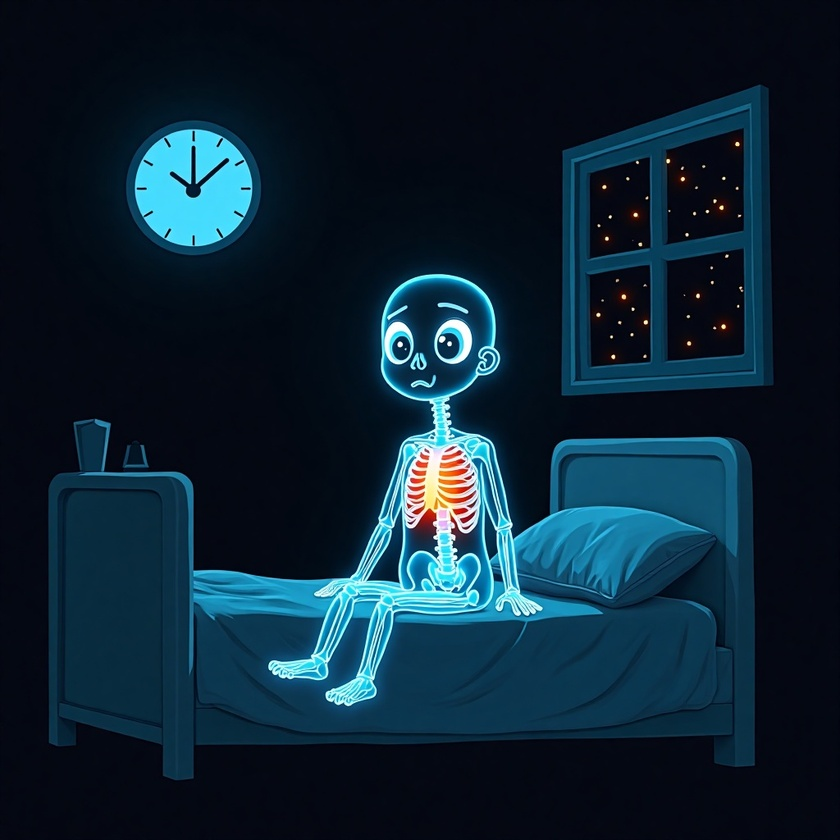
#> input picture body_channel/episodes/ep01/img/h01.jpg, 840 x 840 px, shrunk from 1024 x 1024 before the run
$ python -i layers.py   (imports and definitions only)
#> lines starting #> are read from the running program, lines starting #| are printed output that depends on the picture; after the words box and inside, x2 and y2 are one past the last pixel; in counts of white or black regions, pixels touching at a corner belong together
#> further down, picture is the input picture: PIL image 840x840 RGB; mean R, G, B 12.4, 35.8, 51.4
"""Split a flat scene (white background) into movable element layers (RGBA cut-outs).
Transparent = backdrop connected to the image border (light shadows included); everything enclosed
by outlines (white heads too) stays opaque."""
import numpy as np
from PIL import Image
from scipy import ndimage

def split(im, tol=100, join=6, min_area=150):
#> called with tol = 100, join = 6, min_area = 150
    a = np.asarray(im.convert("RGB")).astype(np.int16)
    near_white = (255 - a).sum(2) <= tol
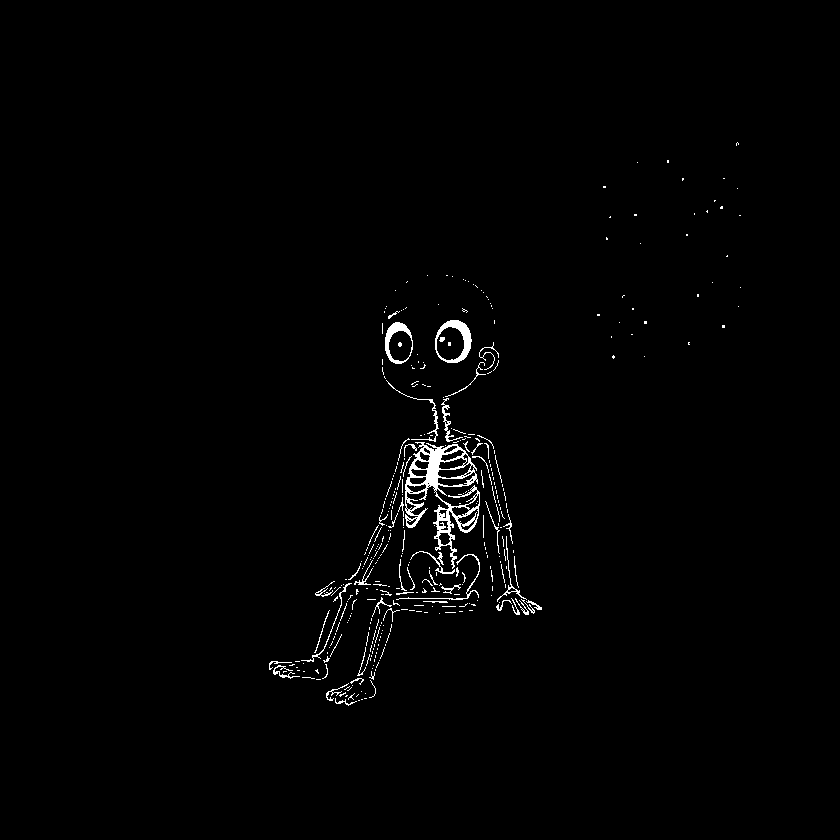
#> near_white: shape (840, 840) bool; 1.1% white in thin lines or dots, all inside (x1, y1, x2, y2) = (269, 142, 741, 706)
    lab, _ = ndimage.label(near_white)
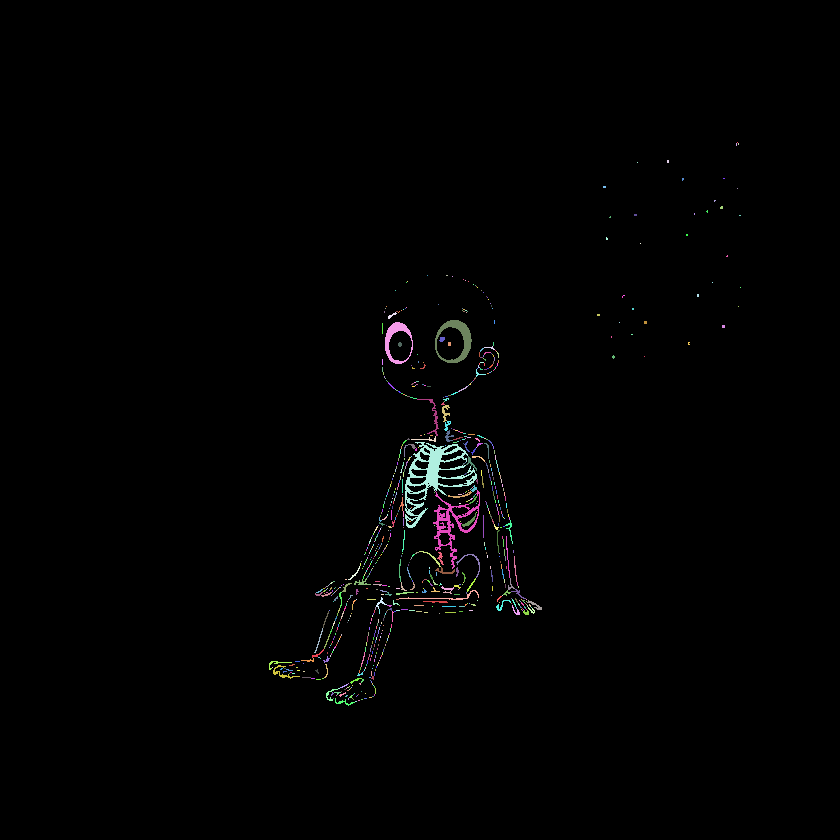
#> lab: shape (840, 840) int32; 856 distinct labels, from 0 to 855; one colour per label, 0 black
    border = set(np.unique(np.concatenate([lab[0], lab[-1], lab[:, 0], lab[:, -1]])).tolist()) - {0}
#> border = 0 items
    ink = ~np.isin(lab, list(border))
#> ink: shape (840, 840) bool; every value is 1
    ink = ndimage.binary_opening(ink, iterations=1)           # drop specks
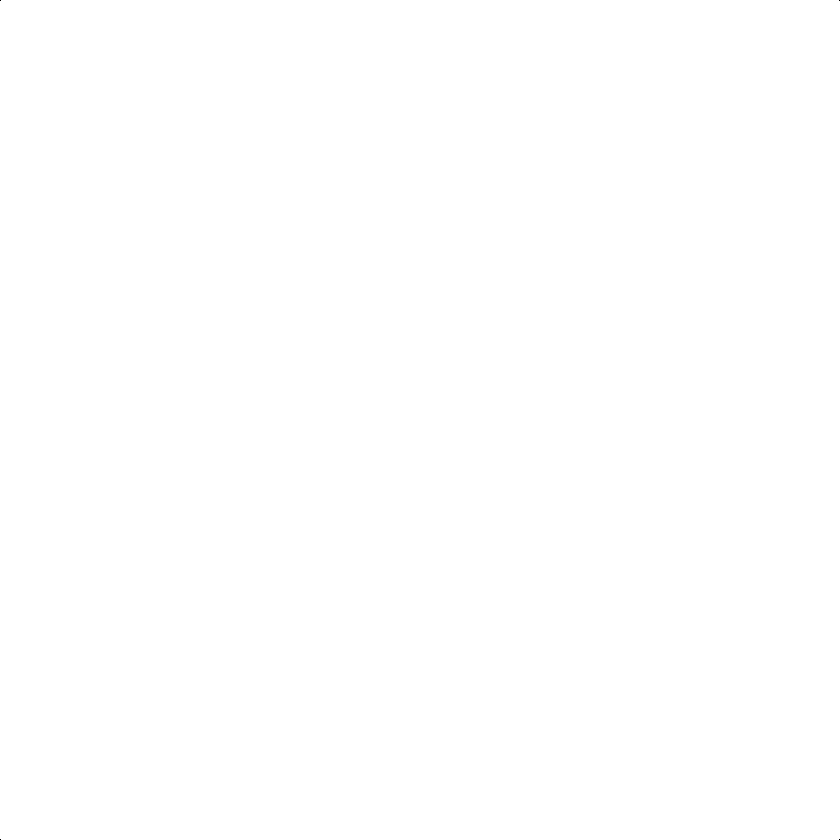
#> ink: shape (840, 840) bool; 100% white; black in thin lines or dots
    # close small gaps in thin outlines, then fill enclosed areas (white heads) so they stay opaque
    closed = ndimage.binary_closing(np.pad(ink, 6), iterations=5)[6:-6, 6:-6]
    ink = ndimage.binary_fill_holes(closed | ink)
    joined = ndimage.binary_dilation(ink, iterations=join)
    glab, _ = ndimage.label(joined)
#> glab: shape (840, 840) int32; every value is 1
    soft = ndimage.gaussian_filter(ink.astype(np.float32), 0.8)
    els = []
    for i, sl in enumerate(ndimage.find_objects(glab), 1):
        comp = glab[sl] == i
        area = int((ink[sl] & comp).sum())
        if area < min_area: continue
        alpha = soft[sl] * comp
        rgba = np.dstack([a[sl], alpha * 255]).clip(0, 255).astype(np.uint8)
        y0, x0 = sl[0].start, sl[1].start
        els.append(dict(img=Image.fromarray(rgba, "RGBA"), x=x0, y=y0,
                        w=sl[1].stop - x0, h=sl[0].stop - y0, area=area))
#> this loop made 1 pass
#> (i, area, y0, x0) on pass 1: (1, 705596, 0, 0)
#> after the loop, els = 1 item
    els.sort(key=lambda e: -e["area"])
    return els

>>> from PIL import Image
>>> picture = Image.open('../../body_channel/episodes/ep01/img/h01.jpg')
>>> result = split(picture)
#> result = 1 item

$ run again, on body_channel/episodes/ep01/img/h03.jpg
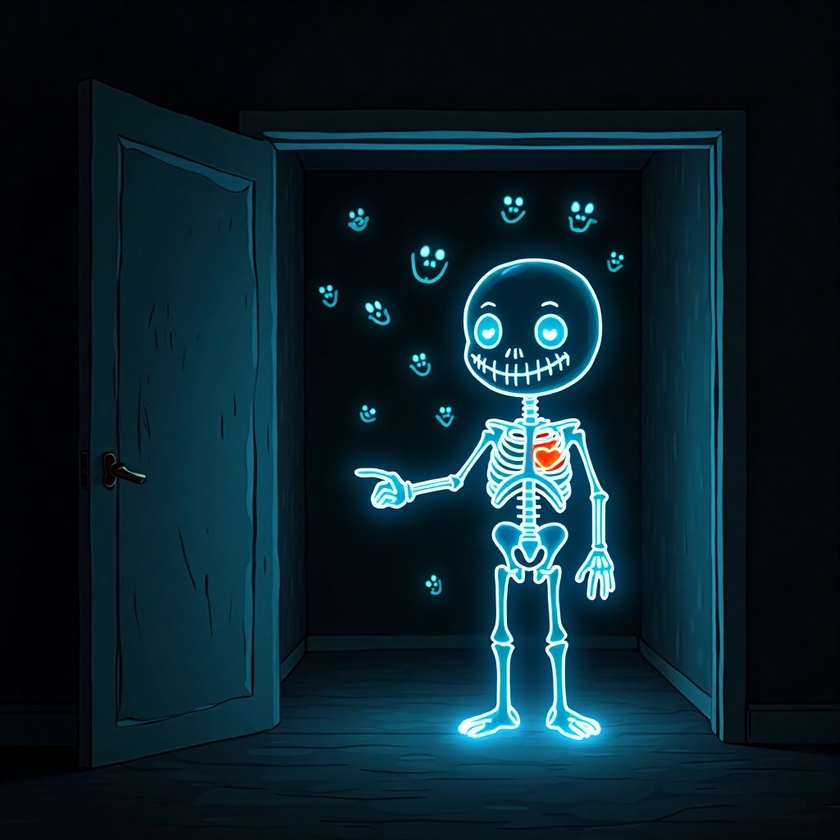
#> input picture body_channel/episodes/ep01/img/h03.jpg, 840 x 840 px, shrunk from 1024 x 1024 before the run
#> picture is the input picture: PIL image 840x840 RGB; mean R, G, B 11.2, 34.2, 44.1
#> in split, `near_white = (255 - a).sum(2) <= tol`:
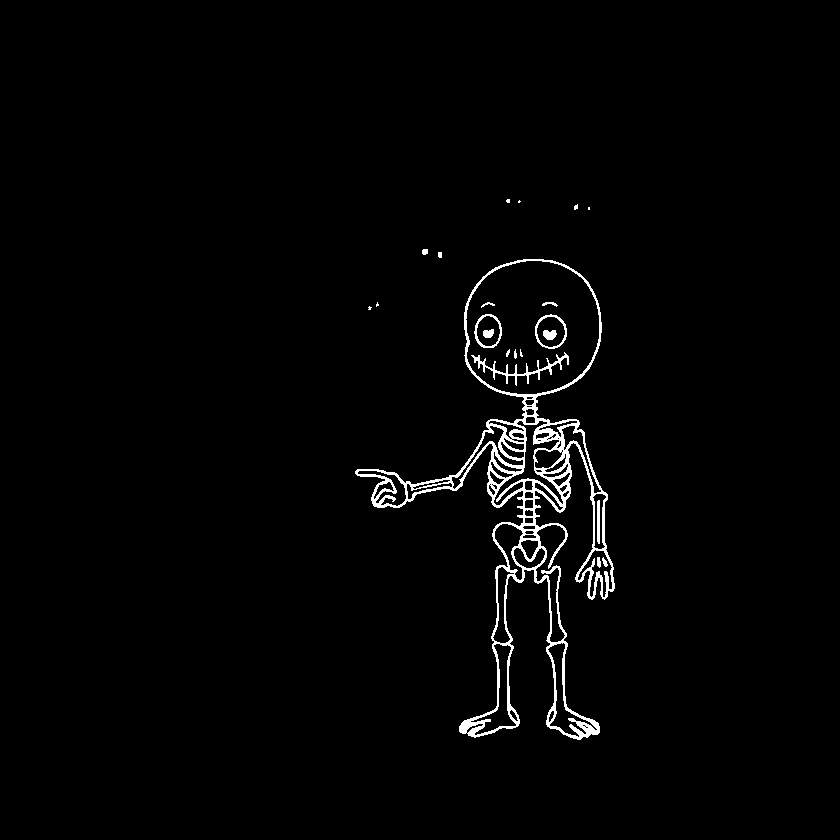
#> near_white: shape (840, 840) bool; 1.8% white in thin lines or dots, all inside (x1, y1, x2, y2) = (355, 199, 615, 740)
#> in split, `lab, _ = ndimage.label(near_white)`:
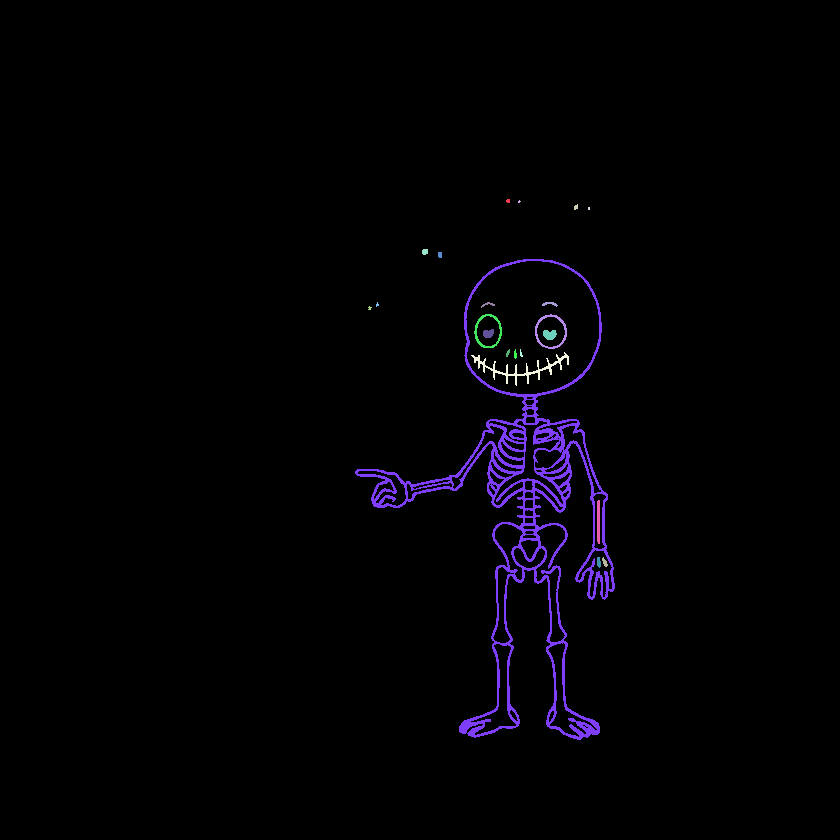
#> lab: shape (840, 840) int32; 23 distinct labels, from 0 to 22; one colour per label, 0 black
#> border = 0 items
#> glab: shape (840, 840) int32; every value is 1
#> the loop in split, `for i, sl in enumerate(ndimage.find_objects(glab), 1):` made 1 pass
#> (i, area, y0, x0) on pass 1: (1, 705596, 0, 0)
#> after the loop in split, `for i, sl in enumerate(ndimage.find_objects(glab), 1):`: els = 1 item

$ run again, on body_channel/episodes/ep01/img/s01.jpg
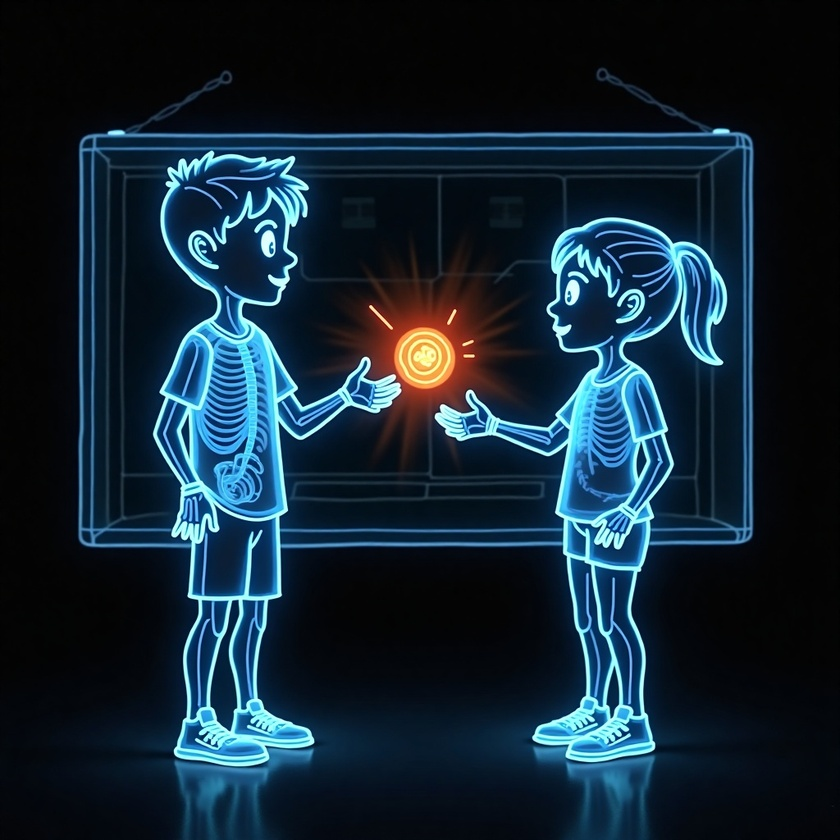
#> input picture body_channel/episodes/ep01/img/s01.jpg, 840 x 840 px, shrunk from 1024 x 1024 before the run
#> picture is the input picture: PIL image 840x840 RGB; mean R, G, B 19.3, 38, 51.5
#> in split, `near_white = (255 - a).sum(2) <= tol`:
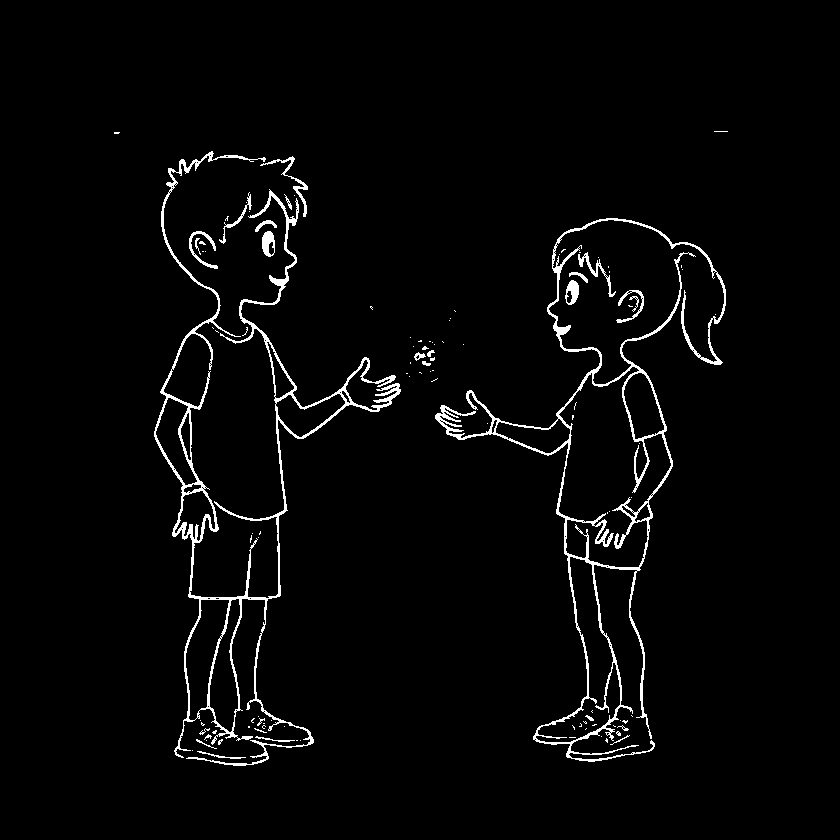
#> near_white: shape (840, 840) bool; 2.7% white in thin lines or dots, all inside (x1, y1, x2, y2) = (114, 131, 728, 766)
#> in split, `lab, _ = ndimage.label(near_white)`:
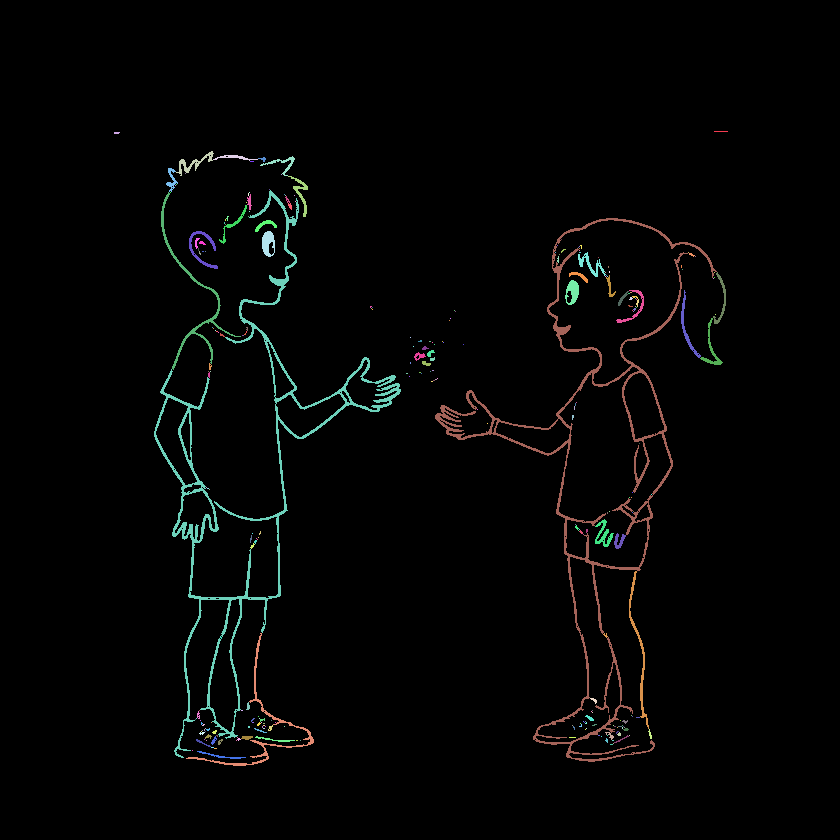
#> lab: shape (840, 840) int32; 279 distinct labels, from 0 to 278; one colour per label, 0 black
#> border = 0 items
#> glab: shape (840, 840) int32; every value is 1
#> the loop in split, `for i, sl in enumerate(ndimage.find_objects(glab), 1):` made 1 pass
#> (i, area, y0, x0) on pass 1: (1, 705596, 0, 0)
#> after the loop in split, `for i, sl in enumerate(ndimage.find_objects(glab), 1):`: els = 1 item
